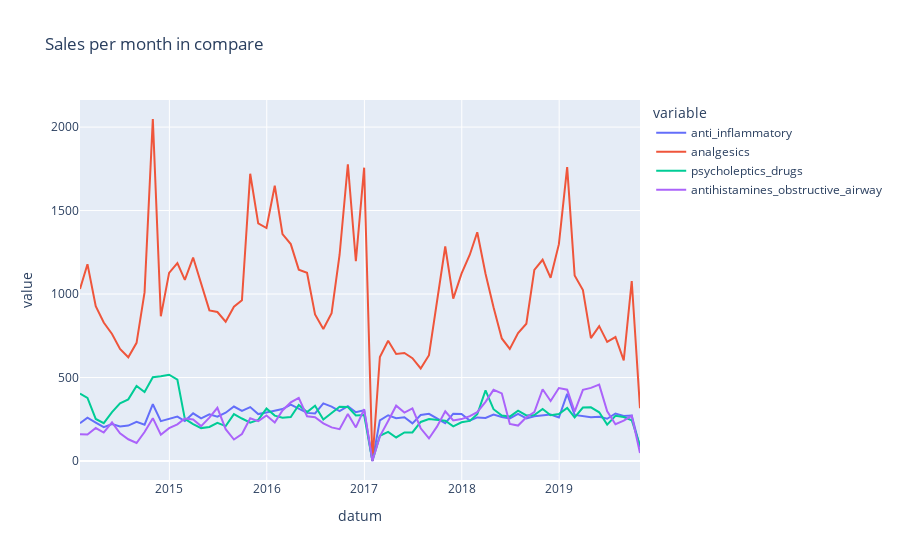

Notebook source saved alongside this figure:
### Code cell
gdf = df1[df1.columns[:-2]]
px.line(
    gdf,
    x="datum",
    y = gdf.columns,
    title="Sales per month in compare",
)
